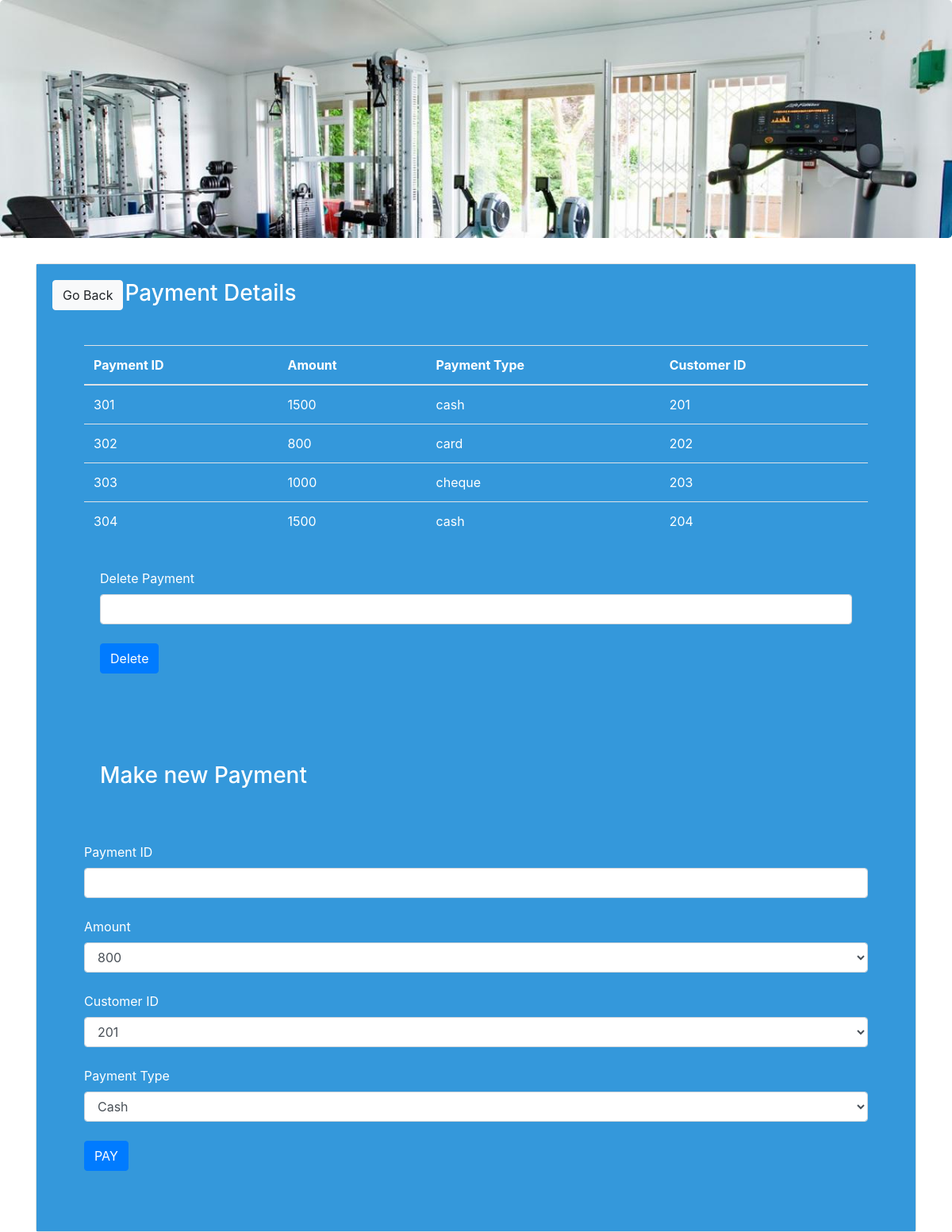
The app's page /payment.php, older data.
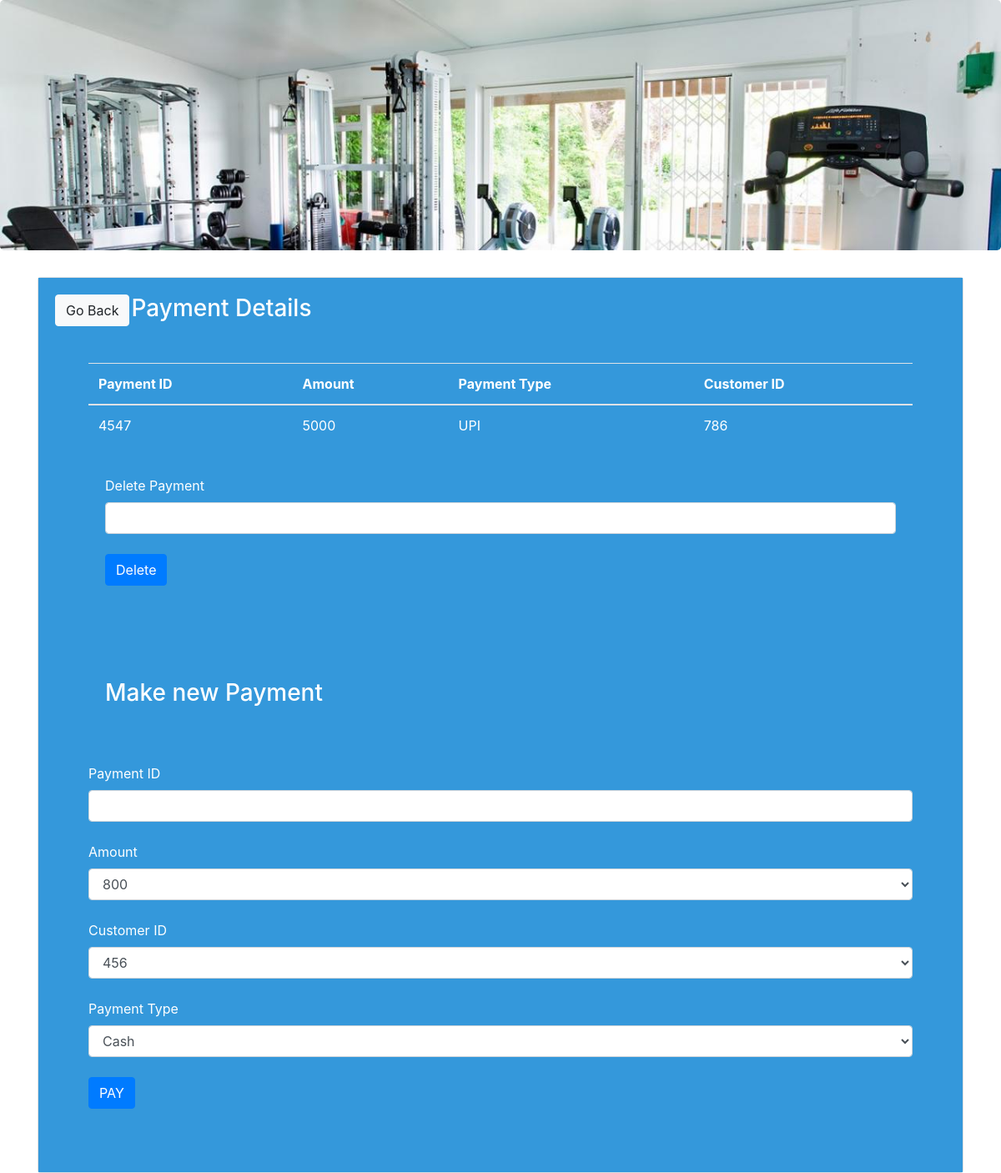
The same page, newer data.
### tables this page shows
CREATE TABLE `payment` (
  `Payment_id` int(10) NOT NULL,
  `Amount` int(20) NOT NULL,
  `customer_id` varchar(20) NOT NULL,
  `payment_type` varchar(20) NOT NULL
);

### payment.php (the view, shortened to what this page needs)
<!DOCTYPE html>
<?php include("func.php");
$sql = "select contact from doctorapp";
$result = mysqli_query($con,$sql);
?>
<html>
<head>
	 <link rel="stylesheet" href="https://maxcdn.bootstrapcdn.com/bootstrap/4.0.0-beta/css/bootstrap.min.css">
</head>
<body>
<div class="jumbotron" style="background: url('images/2.jpg') no-repeat;background-size: cover;height: 300px;"></div>
 <div class="container">
<div class="card">
     <div class="card-body" style="background-color:#3498DB;color:#ffffff;">
         <div class="row">
             <div class="col-md-1">
    <a href="admin-panel.php" class="btn btn-light ">Go Back</a>
             </div>
             <div class="col-md-3"><h3>Payment Details</h3></div>
             <div class="col-md-8">
                 </div></div></div>
     <div class="card-body" style="background-color:#3498DB;color:#ffffff;">
         <div class="card-body">
    <table class="table table-hover">
        <thead>
     <tr>
            <th>Payment ID </th>
            <th>Amount</th>
            <th>Payment Type</th>
            <th>Customer ID</th>
        </tr>
        </thead>
        <tbody>
          <?php get_payment(); ?>
        </tbody>
    </table>
    <div class="card-body" style="background-color:#3498DB;color:FFFFFF;">
    <form class="form-group" action="func.php" method="post">
    <label>Delete Payment</label>
    <input type="text" name="Payment_id" class="form-control"><br>
    <input type="submit" class="btn btn-primary" name="delete_payment" value="Delete">
        </form>
    <br><br>
    <br><br>
                <h3>Make new Payment</h3>
                </div>
                <div class="card-body"></div>
                <form class="form-group" action="func.php" method="post">
                <label>Payment ID</label>
<input type="text" name="Payment_id" class="form-control"><br>
                    <label>Amount</label>
                    <select class="form-control" name="Amount"><br>
            <option value="800">800</option>
                    </select>
        <br>
                   <label>Customer ID</label>
                    <select class="form-control" name="customer_id">
<?php while($row2 = mysqli_fetch_array($result)):;?>
<option value="<?php echo $row2[0];?>"><?php echo $row2[0];?></option>
<?php endwhile;?>
</select>
<br>
                    <label>Payment Type</label>
        <select class="form-control" name="payment_type">
            <option value="Cash">Cash</option>
        </select>
        <br>
<input type="submit" class="btn btn-primary" name="pay_submit" value="PAY">
     </div>
    </div>
    </div>
    </div>
    </body>
</html>

### func.php (shortened to what this page needs)
<?php
$con=mysqli_connect("localhost","root","","loginsystem");
function get_payment(){
    global $con;
    $query="select * from Payment";
    $result=mysqli_query($con,$query);
    while($row=mysqli_fetch_array($result)){
        $Payment_id=$row ['Payment_id'];
        $Amount=$row['Amount'];
        $payment_type=$row['payment_type'];
        $customer_id=$row['customer_id'];
        echo"<tr>
        <td>$Payment_id</td>
        <td>$Amount</td>
        <td>$payment_type</td>
        <td>$customer_id</td>
        </tr>";
    }
}
?>

Row changes from the older to the newer data that the page shows:
removed payment: Payment_id "301", Amount "1500", payment_type "cash", customer "201"
removed payment: Payment_id "302", Amount "800", payment_type "card", customer "202"
removed payment: Payment_id "303", Amount "1000", payment_type "cheque", customer "203"
removed payment: Payment_id "304", Amount "1500", payment_type "cash", customer "204"
added payment: Payment_id "4547", Amount "5000", payment_type "UPI", customer "786"
Text that changed along with them:
form field customer_id: "201" → "456"
